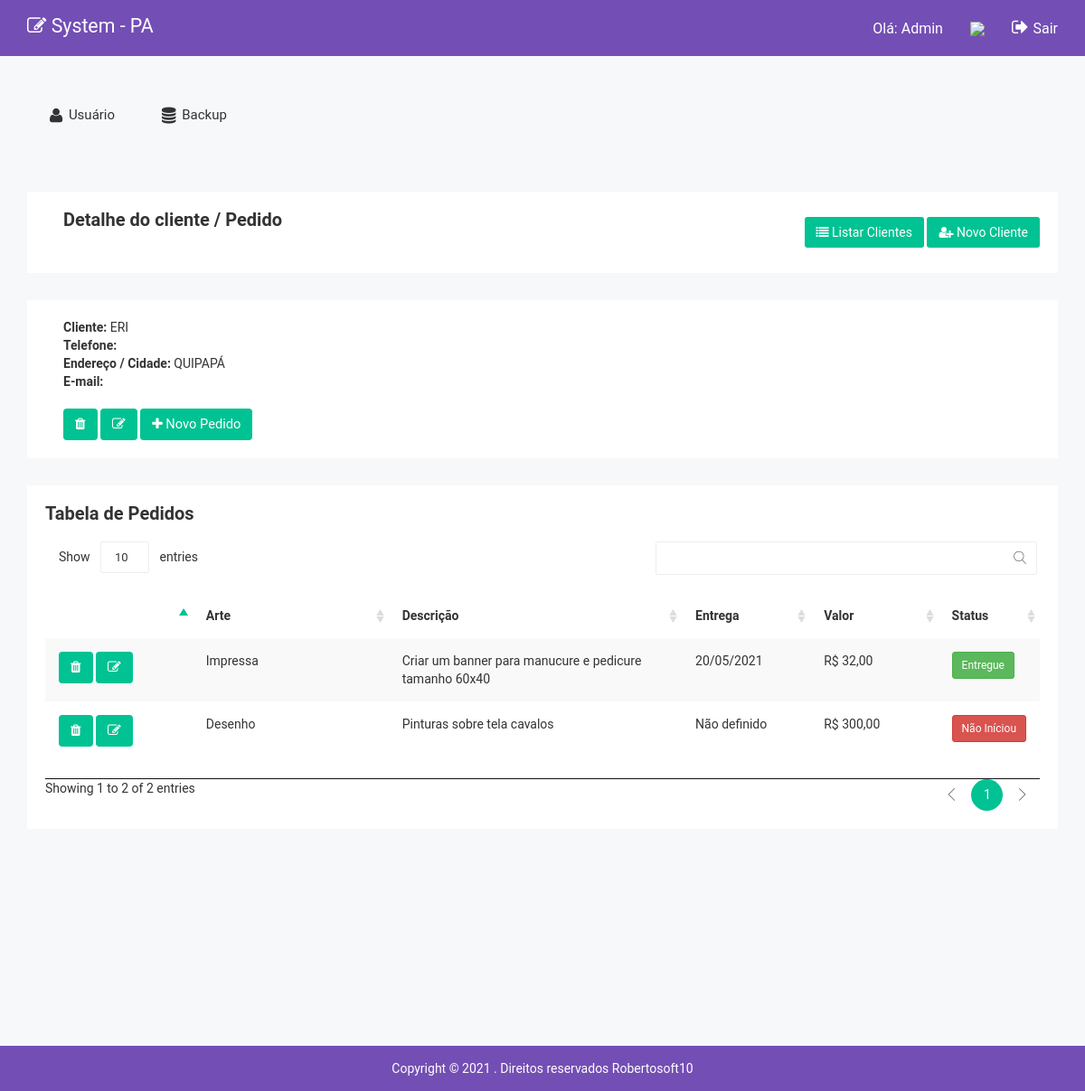
Screenshot of /View/view-detalhe-cliente.php?param=1 (signed in) with the database file from the repository.
### tables this page shows
CREATE TABLE `tb_clients` (
  `clientId` int(11) NOT NULL AUTO_INCREMENT,
  `clientname` varchar(255) DEFAULT NULL,
  `clientfone` varchar(30) DEFAULT NULL,
  `clientlocal` varchar(900) DEFAULT NULL,
  `clientemail` varchar(255) DEFAULT NULL,
  PRIMARY KEY (`clientId`)
);

CREATE TABLE `tb_ped_artes` (
  `pdarteId` int(11) NOT NULL AUTO_INCREMENT,
  `idClient` int(11) DEFAULT NULL,
  `arttipo` varchar(255) DEFAULT NULL,
  `artdescrition` varchar(900) DEFAULT NULL,
  `artentreg` varchar(100) DEFAULT NULL,
  `artvalue` varchar(50) DEFAULT NULL,
  `artestatus` varchar(20) DEFAULT NULL,
  PRIMARY KEY (`pdarteId`),
  KEY `idClient` (`idClient`),
  CONSTRAINT `tb_ped_artes_ibfk_1` FOREIGN KEY (`idClient`) REFERENCES `tb_clients` (`clientId`)
);

### View/view-detalhe-cliente.php (called while the page is built)
<?php
 include '../resources/includs/header.php';
 include '../resources/includs/pageDetalheCiente.php';
 include '../resources/includs/footer.php';
 ?>

### App/client.Dao.php (called while the page is built, shortened)
<?php
require_once 'connectionDb.class.php';
class clientDao{
    public function __construct() {
		$conexao = new Conexao();
		$this->exec = $conexao->getConnection();
	}
    public function clientBusc($clientId) {
        $sql = "SELECT * FROM tb_clients WHERE clientId = ?";
        try {
            $objt = $this->exec->prepare($sql);
            $objt->bindValue(1, $clientId, PDO::PARAM_STR);
            $objt->execute();
            return $objt;
            $this->exec = NULL;
        } catch (PDOException $e) {
            echo "Erro: " .$e->getMessage();
        }
    }
}
?>

### App/connectionDb.class.php (called while the page is built, shortened)
<?php
class Conexao {
	public $dbType = "mysql";
	public $host = "localhost";
	public $user = "root";
	public $pass = "";
	public $db = "db_ped_arte";
	public function getConnection() {
		try {
			$this->conexao = new PDO($this->dbType . ":host=" . $this->host . ";dbname=" . $this->db, $this->user, $this->pass,
                array(PDO::MYSQL_ATTR_INIT_COMMAND => "SET NAMES utf8"));
			return $this->conexao;
		}catch (PDOException $e){
			 echo "Erro: " . $e->getMessage();
		}
	}
}
?>

### resources/includs/pageDetalheCiente.php (the view, shortened to what this page needs)
<?php
require_once '../App/conectionDb.php';
require_once '../App/client.Dao.php';
$clientId = $_GET['param'];
$clientDao = new ClientDAO();
$listClient = $clientDao->clientBusc($clientId);
$row = $listClient->fetch(PDO::FETCH_OBJ);
?>
    <div class="header-top-area" id="barra-topo">
        <div class="container">
            <div class="row">
                <div class="col-lg-4 col-md-4 col-sm-12 col-xs-12">
                    <div class="logo-area">
                        <a href="">
                            <small id="logo-pagina"><i class="fa fa-edit"></i> System - PA</small>
                        </a>
                    </div>
                </div>
                <div class="col-lg-8 col-md-8 col-sm-12 col-xs-12">
                    <div class="header-top-menu">
                        <ul class="nav navbar-nav notika-top-nav">
                            <li class="nav-item nc-al">
                                <a href="" class="nav-link dropdown-toggle"> <small  id="btn-sair"> Olá: <?= $_SESSION['username'];?></small></a>
                                <div role="menu" class="dropdown-menu message-dd notification-dd animated zoomIn">
                                <li class="nav-item"><a href="" data-toggle="modal" data-target="#myModalEditarImagem<?= $_SESSION['useId'];?>" class="nav-link dropdown-toggle">
                                <span><img  id="image-user" src="<?= "../resources/fotos/".$_SESSION['userimage'];?>"></a>
                            </li>
                            <li class="nav-item">
                            <a href="../Backup/arquivodb.php"
                             class="nav-link dropdown-toggle"><span>
                                 <i class="fa fa-sign-out"></i></span> <small  id="btn-sair">Sair</small></a>
                            </li>
                        </ul>
                    </div>
                </div>
            </div>
        </div>
    </div>
    <div class="main-menu-area mg-tb-40">
        <div class="container">
            <div class="row">
                <div class="col-lg-12 col-md-12 col-sm-12 col-xs-12">
                <ul class="nav nav-tabs notika-menu-wrap menu-it-icon-pro">
                        <li  id="link-pagina">
                            <a   href="view-usuario.php">
                                <i class="fa fa-user"></i> Usuário</a>
                        </li>
                        <li  id="link-pagina">
                            <a   href="../Backup/arquivodb.php">
                            <i class="fa fa-database"></i> Backup</a>
                        </li>
                     </ul>
                </div>
            </div>
        </div>
    </div>
    <br>
    <div class="breadcomb-area">
		<div class="container">
			<div class="row">
				<div class="col-lg-12 col-md-12 col-sm-12 col-xs-12">
					<div class="breadcomb-list">
						<div class="row">
							<div class="col-lg-6 col-md-6 col-sm-6 col-xs-12">
								<div class="breadcomb-wp">
									<div class="breadcomb-ctn">
										<h2>Detalhe do cliente / Pedido</h2>
									</div>
								</div>
							</div>
							<div class="col-lg-6 col-md-6 col-sm-6 col-xs-3">
								<div class="breadcomb-report">
                                    <a href="view-cliente-pedido.php">
									<button class="btn"><i class="fa fa-list"></i> Listar Clientes</button></a>
                                    <a href="view-novo-cliente.php">
									<button class="btn"><i class="fa fa-user-plus"></i> Novo Cliente</button></a>
								</div>
							</div>
						</div>
					</div>
				</div>
			</div>
		</div>
	</div>
    <div class="breadcomb-area">
		<div class="container">
			<div class="row">
				<div class="col-lg-12 col-md-12 col-sm-12 col-xs-12">
					<div class="breadcomb-list">
						<div class="row">
							<div class="col-lg-6 col-md-6 col-sm-6 col-xs-12">
								<div class="breadcomb-wp">
									<div class="breadcomb-ctn">
									<p>
                                    <b>Cliente: </b><?= $row->clientname;?><br>
                                    <b>Telefone: </b><?= $row->clientfone;?><br>
                                    <b>Endereço / Cidade: </b><?= $row->clientlocal;?><br>
                                    <b>E-mail: </b><?= $row->clientemail;?><br><br>
                                    </p>
                                    <?php
                                    $sql = $connection->query("SELECT * FROM tb_ped_artes PA JOIN tb_clients Cl ON PA.idClient = CL.clientId WHERE clientId='$clientId'");
                                    $true = $sql->fetch(PDO::FETCH_OBJ);
                                    if(!isset($true->artvalue)){
                                    ?>
                                    <button class="btn" id="btn-acao-cor" data-toggle="modal" data-target="#myModalDeleteCliente<?= $row->clientId;?>"> <i class="fa fa-trash"></i></button>
                                    <div class="modal fade" id="myModalDeleteCliente<?= $row->clientId;?>" role="dialog">
                                        <div class="modal-dialog modals-default">
                                            <div class="modal-content">
                                                <div class="modal-body text-center">
                                                    <h3>Excluir registro</h3>
                                                   <h2>Deseja mesmo excluir este registro?</h2>
                                                </div>
                                                <div class="modal-footer  text-center">
                                                    <a href="../Controller/delete-cliente.php?param=<?= $row->clientId;?>">
                                                    <button class="btn btn-default"><i class="fa fa-save"></i> Sim excluir</button></a>
                                                    <button type="button" class="btn btn-default" data-dismiss="modal"><i class="fa fa-remove"></i> Não cancelar</button>
                                                </div>
                                            </div>
                                        </div>
                                     </div>
                                     <?php }else{?>
                                     <button class="btn" id="btn-acao-cor" data-toggle="modal" data-target="#myModalDeleteClienteGral<?= $row->clientId;?>"> <i class="fa fa-trash"></i></button>
                                     <?php }?>
                                    <a href="view-novo-cliente.php?param=<?= $row->clientId;?>">
                                    <button class="btn" id="btn-acao-cor"> <i class="fa fa-edit"></i></button></a>
                                    <button class="btn" id="btn-acao-cor" data-toggle="modal" data-target="#myModalNovoPedido"> <i class="fa fa-plus"></i> Novo Pedido</button>
									</div>
								</div>
							</div>
						</div>
					</div>
				</div>
			</div>
		</div>
	</div>
     <div class="data-table-area">
        <div class="container">
            <div class="row">
                <div class="col-lg-12 col-md-12 col-sm-12 col-xs-12">
                    <div class="data-table-list">
                        <div class="basic-tb-hd">
                            <h2>Tabela de Pedidos</h2>
                            </div>
                        <div class="table-responsive">
                            <table id="data-table-basic" class="table table-striped">
                                <thead>
                                    <tr>
                                        <th></th>
                                        <th>Arte</th>
                                        <th>Descrição</th>
                                        <th>Entrega</th>
                                        <th>Valor</th>
                                        <th>Status</th>
                                    </tr>
                                </thead>
                                <tbody>
                                    <?php
                                    $sql = $connection->query("SELECT * FROM tb_ped_artes PA JOIN tb_clients Cl ON PA.idClient = CL.clientId WHERE clientId='$clientId'");
                                    while($rows = $sql->fetch(PDO::FETCH_OBJ)){?>
                                    <tr>
                                        <td id="btn-acao-detalhe">
                                        <button class="btn" id="btn-acao-cor" data-toggle="modal" data-target="#myModalDeleteArte<?= $rows->pdarteId;?>"> <i class="fa fa-trash"></i></button>
                                        <button class="btn" id="btn-acao-cor" data-toggle="modal" data-target="#myModalEditarPedido<?= $rows->pdarteId;?>"> <i class="fa fa-edit"></i></button>
									</div>
                                        <td id="arte-arte"><?= $rows->arttipo;?></td>
                                        <td id="desc-arte"><?= $rows->artdescrition;?></td>
                                        <td id="data-arte"><?= $rows->artentreg;?></td>
                                        <td id="valor-arte">R$ <?= @number_format($rows->artvalue, 2, ',', '.');?></td>
                                        <?php if($rows->artestatus == 1){?>
                                        <td>
                                        <button class="btn btn-danger  btn-sm" data-toggle="modal" data-target="#myModalStatus<?= $rows->pdarteId;?>">Não Iníciou</button>
                                        </td>
                                        <?php }elseif($rows->artestatus == 3){?>
                                        <td>
                                        <button class="btn btn-success btn-sm" data-toggle="modal" data-target="#myModalStatus<?= $rows->pdarteId;?>">Entregue</button>
                                        </td>
                                        <?php } ?>
                                    <?php } ?>
                        </div>
                    </div>
                </div>
            </div>

### resources/includs/header.php (shortened to what this page needs)
<!doctype html>
<html class="no-js" lang="pt-br">
<head>
    <link rel="stylesheet" href="../resources/css/bootstrap.min.css">
    <link rel="stylesheet" href="../resources/css/font-awesome.min.css">
    <link rel="stylesheet" href="../resources/css/owl.carousel.css">
    <link rel="stylesheet" href="../resources/css/owl.theme.css">
    <link rel="stylesheet" href="../resources/css/owl.transitions.css">
    <link rel="stylesheet" href="../resources/css/meanmenu/meanmenu.min.css">
    <link rel="stylesheet" href="../resources/css/animate.css">
    <link rel="stylesheet" href="../resources/css/normalize.css">
    <link rel="stylesheet" href="../resources/css/wave/waves.min.css">
    <link rel="stylesheet" href="../resources/css/wave/button.css">
    <link rel="stylesheet" href="../resources/css/scrollbar/jquery.mCustomScrollbar.min.css">
    <link rel="stylesheet" href="../resources/css/notika-custom-icon.css">
    <link rel="stylesheet" href="../resources/css/jquery.dataTables.min.css">
    <link rel="stylesheet" href="../resources/css/main.css">
    <link rel="stylesheet" href="../resources/style.css">
    <link rel="../resources/stylesheet" href="css/responsive.css">
    <link rel="stylesheet" href="../resources/style.min.css">
</head>
<body>

### resources/includs/footer.php (shortened to what this page needs)
  <div class="footer-copyright-area" id="barra-baixa">
        <div class="container">
            <div class="row">
                <div class="col-lg-12 col-md-12 col-sm-12 col-xs-12">
                    <div class="footer-copy-right">
                        <p>Copyright © 2021
. Direitos reservados Robertosoft10</p>
                    </div>
                </div>
            </div>
        </div>
    </div>
</body>
</html>

### resources/css/main.css (style rules this page uses)
html { color: #222; font-size: 1em; line-height: 1.4; }
audio, canvas, iframe, img, svg, video { vertical-align: middle; }

### rows the page displays
tb_clients: clientname "ERI", clientlocal "QUIPAPÁ"
tb_ped_artes: arttipo "Impressa", artdescrition "Criar um banner para manucure e pedicure tamanho 60x40", artentreg "20/05/2021", artvalue "32,00"
tb_ped_artes: arttipo "Desenho", artdescrition "Pinturas sobre tela cavalos", artentreg "Não definido", artvalue "300,00"

### other values shown
$_SESSION['username'] "Admin"
